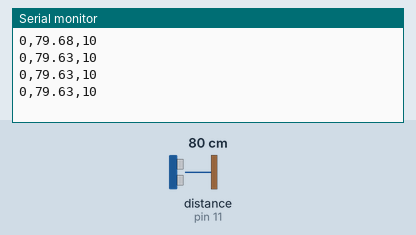
Simulated run of this sketch. Board: Arduino Uno, built with avr-gcc and run on an emulated ATmega328P. Shown: the last lines printed to the serial monitor. Wiring (inferred from the names in the program): ultrasonic range finder: trigger pin 12; echo pin 11. The test bench sets the inputs (shaded band); at power-on: distance to the obstacle (sensor on pin 11) 80 cm. The echo pulse lasts 58.3 µs per cm.

Above: at 1.2 s.
1.3 s: distance to the obstacle (sensor on pin 11) set to 2 cm
At 1.97 s:
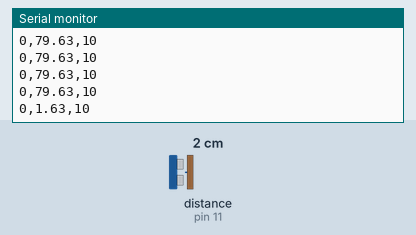
4.3 s: distance to the obstacle (sensor on pin 11) set to 4 cm
At 4.48 s:
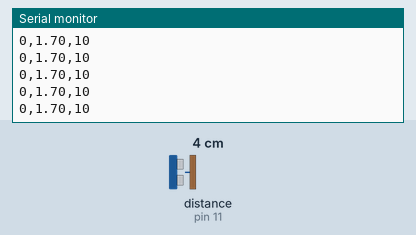
Timing chart, 0 to 7.3 s (numbered marks = the images above; inputs shaded):
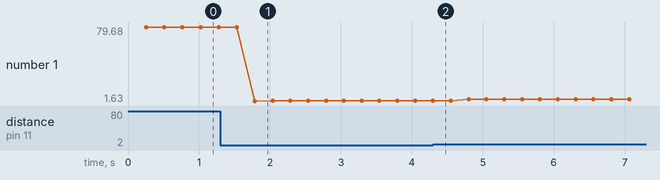

The sketch:

Rangefinder.ino
```cpp
int triggerPin = 12;
int echoPin = 11;
float pingTravelTime;
float distance;
void setup() {
  // put your setup code here, to run once:
  pinMode(triggerPin, OUTPUT);
  pinMode(echoPin, INPUT);
  Serial.begin(9600);
}

void loop() {
  // put your main code here, to run repeatedly:
  digitalWrite(triggerPin, LOW);  //sending pin
  delayMicroseconds(10);          //it has to be really small
  digitalWrite(triggerPin, HIGH);
  delayMicroseconds(10);  //small as well
  digitalWrite(triggerPin, LOW);
  pingTravelTime = pulseIn(echoPin, HIGH);  //reads how long the ping goes
  delay(250);
  distance = (pingTravelTime * pow(10, -6) * 34300) / 2;
  Serial.print(0);
  Serial.print(",");
  Serial.print(distance);
  Serial.print(",");
  Serial.println(10); //open the serial plotter
}
```

Measured:
- after the input at 1.3 s, the serial monitor: prints a new line after 0.49 s (image 1)
- plotted number 1: 79.63 → 1.7 after the input at 1.3 s, 1.7 → 3.7 after the input at 4.3 s
